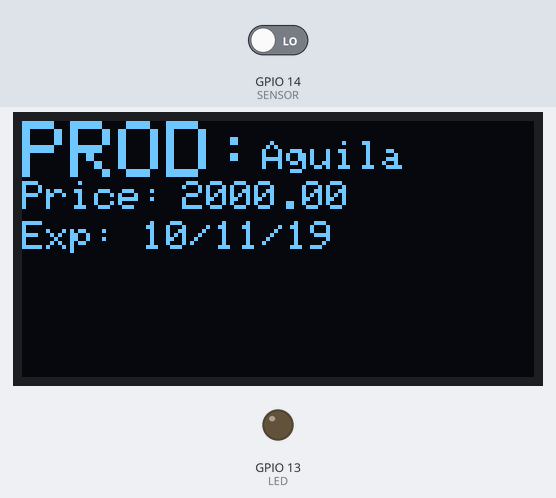
The program below on a simulated ESP32. On the bench: 128×64 one-colour display, output pins drawn as LEDs (lit = HIGH). Inputs (shaded band) come from the test bench; at power-on: GPIO 14 (SENSOR) LOW.

Above: at 6.8 s.
6.9 s: GPIO 14 (SENSOR) driven HIGH
At 8.1 s:
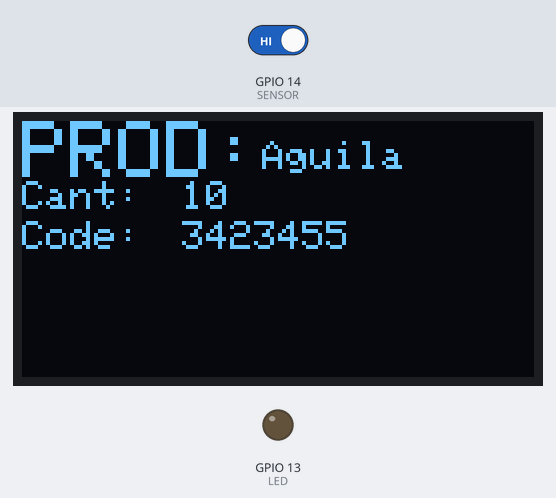
8.4 s: GPIO 14 (SENSOR) driven LOW
At 8.9 s:
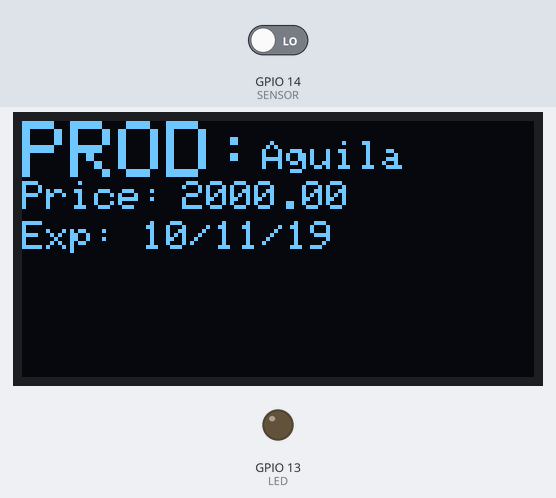
Timing chart, 0 to 11.4 s (numbered marks = the images above; inputs shaded):
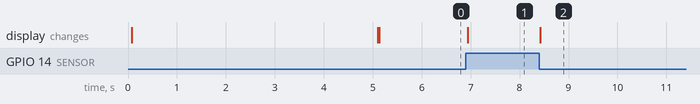

Measured:
- after the input at 6.9 s, the display: changes at once (image 1)
- after the input at 8.4 s, the display: changes at once (image 2)

The program:

main.cpp
```cpp
#include <Arduino.h>

#include <pinout.h>
#include <display.h>

DisplayHandler display(OLED_RESET);


void setup() {
  Serial.begin(9600);
  setIO();
  display.begin(SSD1306_SWITCHCAPVCC, 0x3C);
  display.base();
  display.Conection(false);
  delay(5000);
  display.Conection(true);
  display.template1("Aguila",2000,"10/11/19");
  delay(500);
}

void loop() {
  if(digitalRead(SENSOR)==HIGH){
    display.template2("Aguila", 10, 3423455);
  }
  else{
    display.template1("Aguila",2000,"10/11/19");
  }
}
```

display.h
```cpp
#include <Arduino.h>

#include <SPI.h>
#include <Wire.h>
#include <Adafruit_GFX.h>
#include <Adafruit_SSD1306.h>

//#include <message.h>

class DisplayHandler : public Adafruit_SSD1306 {
    public:
        DisplayHandler(int rst): Adafruit_SSD1306(rst) {

        }
        void base(bool clear, int color);
        void Conection(bool IfConect);
        void template1(String Product, float Price, String expiration);
        void template2(String Product, int quantity, int ref);
        void template3(String Product, float discount, String description);
    private:
};

void DisplayHandler::base(bool clear=false, int color=WHITE){
    if(!clear){
        this->clearDisplay();
        this->setTextColor(WHITE);
        this->setCursor(0, 0);
        this->setTextSize(2); // Draw 2X-scale text
        this->print("Setting");
        this->setCursor(0, 15);
        this->setTextSize(1); // Draw 2X-scale text
        this->print("Initialize...");
        this->display();      // Show initial text
    }
}

void DisplayHandler::Conection(bool IfConect){
    this->clearDisplay();
    this->setTextColor(WHITE);
    this->setCursor(0, 0);
    this->setTextSize(2); // Draw 2X-scale text
    this->print("PROCESS:");
    this->setCursor(0, 15);
    this->setTextSize(1); // Draw 2X-scale text
    if(IfConect){
        this->print("Connected");
    }
    else{
        this->print("Connecting to WiFi..");
    }
    this->display();      // Show initial text
}

void DisplayHandler::template1(String Product, float Price, String expiration){
    this->clearDisplay();
    this->setTextColor(WHITE);
    this->setCursor(0, 0);
    this->setTextSize(2); // Draw 2X-scale text
    this->print("PROD:");
    this->setCursor(0, 15);
    this->setTextSize(1); // Draw 2X-scale text
    this->print("Price:");
    this->setCursor(0, 25);
    this->setTextSize(1); // Draw 2X-scale text
    this->print("Exp:");
    this->setCursor(60, 5);
    this->setTextSize(1); // Draw 2X-scale text
    this->print(Product);
    this->setCursor(40, 15);
    this->setTextSize(1); // Draw 2X-scale text
    this->print(String(Price));
    this->setCursor(30, 25);
    this->setTextSize(1); // Draw 2X-scale text
    this->print(expiration);
    this->display();      // Show initial text
}

void DisplayHandler::template2(String Product, int quantity, int ref){
    this->clearDisplay();
    this->setTextColor(WHITE);
    this->setCursor(0, 0);
    this->setTextSize(2); // Draw 2X-scale text
    this->print("PROD:");
    this->setCursor(0, 15);
    this->setTextSize(1); // Draw 2X-scale text
    this->print("Cant:");
    this->setCursor(0, 25);
    this->setTextSize(1); // Draw 2X-scale text
    this->print("Code:");
    this->setCursor(60, 5);
    this->setTextSize(1); // Draw 2X-scale text
    this->print(Product);
    this->setCursor(40, 15);
    this->setTextSize(1); // Draw 2X-scale text
    this->print(String(quantity));
    this->setCursor(40, 25);
    this->setTextSize(1); // Draw 2X-scale text
    this->print(String(ref));
    this->display();      // Show initial text
}

void DisplayHandler::template3(String Product, float discount, String description){
    this->clearDisplay();
    this->setTextColor(WHITE);
    this->setCursor(0, 0);
    this->setTextSize(2); // Draw 2X-scale text
    this->print("PROD:");
    this->setCursor(0, 15);
    this->setTextSize(1); // Draw 2X-scale text
    this->print("Disc:");
    this->setCursor(0, 25);
    this->setTextSize(1); // Draw 2X-scale text
    this->print("Desc:");
    this->setCursor(60, 5);
    this->setTextSize(1); // Draw 2X-scale text
    this->print(Product);
    this->setCursor(40, 15);
    this->setTextSize(1); // Draw 2X-scale text
    this->print(String(discount));
    this->setCursor(40, 25);
    this->setTextSize(1); // Draw 2X-scale text
    this->print(description);
    this->display();      // Show initial text
}
```

pinout.h
```cpp
#include <Arduino.h>

//PIN OLED
#define OLED_RESET 4

//PIN SENSOR
#define SENSOR 14

//PIN Indicador
#define LED 13

void setIO(){
    pinMode(LED, OUTPUT);
    pinMode(SENSOR, INPUT);
}
```
